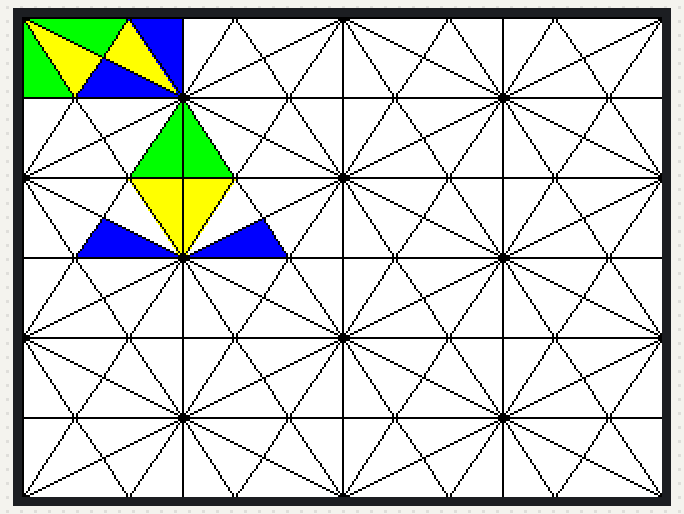
This sketch was run on a simulated Arduino Uno, built with avr-gcc and run on an emulated ATmega328P. On the bench: 320×240 colour display. What the sketch prints to the serial monitor is not drawn.

Above: at 0.6 s.

The sketch:

Ej8_drawHexels.ino
```cpp
#include <SPFD5408_Adafruit_GFX.h>    // Core graphics library
#include <SPFD5408_Adafruit_TFTLCD.h> // Hardware-specific library

//Arduino UNO Pin Definition
#define LCD_CS A3 // Chip Select goes to Analog 3
#define LCD_CD A2 // Command/Data goes to Analog 2
#define LCD_WR A1 // LCD Write goes to Analog 1
#define LCD_RD A0 // LCD Read goes to Analog 0
#define LCD_RESET A4 // Can alternately just connect to Arduino's reset pin

// Assign human-readable names to some common 16-bit color values:
#define  BLACK   0x0000
#define BLUE    0x001F
#define RED     0xF800
#define GREEN   0x07E0
#define CYAN    0x07FF
#define MAGENTA 0xF81F
#define YELLOW  0xFFE0
#define WHITE   0xFFFF

//Declaracion objeto TFT
Adafruit_TFTLCD tft(LCD_CS, LCD_CD, LCD_WR, LCD_RD, LCD_RESET);

//Variables globales de TFT y de malla
int width, height;
  //Numero de filas, columnas, anchura y altura de subpixel
int columns;

void setup() {
  Serial.begin(9600);
  tft.begin(0x9341); // SDFP5408

  tft.setRotation(1);
  tft.fillScreen(WHITE);

  width = tft.width();
  height = tft.height();

  columns = 4;

  drawSubHexel(0,0,GREEN);
  drawSubHexel(1,1,YELLOW);
  drawSubHexel(1,0,GREEN);
  drawSubHexel(0,1,YELLOW);
  drawSubHexel(0,2,BLUE);
  drawSubHexel(1,2,BLUE);

  drawSubHexel(3,2,GREEN);
  drawSubHexel(4,3,YELLOW);
  drawSubHexel(3,3,GREEN);
  drawSubHexel(5,2,BLUE);
  drawSubHexel(4,2,YELLOW);
  drawSubHexel(5,3,BLUE);

  subhexelgrid(columns, BLACK);
}

void loop() {

}

//Esta funcion debe ser capaz de dibujar uno de los triangulos de la mall, especificando la fila y la columna dado por el convenio definido en https://github.com/blascarr/TFTCourse
void drawSubHexel(int row, int col, uint16_t color){
    float w = width/columns;
    float h = height/2;

    //Absolut Displacement width and height
    int d_w=(col)/6;
    int d_h=(row)/6;
    float plus_w,plus_h;
    bool inv, inv_x, inv_y;

    int mode = 0;

    float x1 = 0;
    float x2 = 0;
    float y1 = 0;
    float y2 = 0;
    float x3 = 0;
    float y3 = 0;

      h = w*sqrt(4/3);

      //Desplazamiento entre cuadriculas
      plus_w = (col)/6*2*w;
      plus_h = (row)/4*h;

      if ((col%6) >= 3){
        plus_w = plus_w + w;
      }

      if (row%4 >=2){
        plus_h = plus_h + h/2;
      }

      //Identificación del modo de la cuadricula
      if ((col%6 >= 3)^(row%4 >=2)){
          inv = true;
          //Serial.println("Mode 2");
          if ((2*(col%3)+row%2) <= 2){
            row++;
          }else{
            row--;
          }
      }else{
          inv = false;
          //Serial.println("Mode 1");
      }

      //Identificación de la mitad a la que pertenece
      if ((2*(col%3)+row%2)>=2){
          inv_x = true;

      }else{
          inv_x = false;
      }


      //Inicializacion de la referencia
      x1 = 0;
      x2 = 0;
      //Identificacion del triangulo al que pertenece
      switch ((col%3+2*(row%2))%4){

        //Case for parameters [0,0] & [2,1]
        case 0:
          x2 = w/2;
          y2 = h/4;
          x3 = 2*w/3;
          y3 = 0;

        break;

        //Case for parameters [1,0]
        case 1:
          x2 = w/3;
          y2 = h/2;
          x3 = w/2;
          y3 = h/4;
        break;

        //Case for parameters [0,1] & [2,0]
        case 2:
            x2 = 0;
            y2 = h/2;
            x3 = w/3;
            y3 = h/2;
        break;

        //Case for parameters [1,1]
        case 3:
          x1 = w;
          y1 = h/2;
          x2 = 2*w/3;
          y2 = 0;
          x3 = w/2;
          y3 = h/4;

        break;
      }


      if(inv){
        y1 = h/2 - y1;
        y2 = h/2 - y2;
        y3 = h/2 - y3;
      }

      if(inv_x){
        x1 = w-x1;
        x2 = w-x2;
        x3 = w-x3;
        y1 = h/2-y1;
        y2 = h/2-y2;
        y3 = h/2-y3;
      }

      //Debug
      /*Serial.print("Col, Row: ");
      Serial.print(col%3);
      Serial.print(" : ");
      Serial.println(row%2);
      Serial.print("Punto 1: ");
      Serial.print(x1);
      Serial.print(" , ");
      Serial.println(y1);
      Serial.print("Punto 2: ");
      Serial.print(x2);
      Serial.print(" , ");
      Serial.println(y2);
      Serial.print("Punto 3: ");
      Serial.print(x3);
      Serial.print(" , ");
      Serial.println(y3);
      Serial.println(2*(col%3)+row%2);
      Serial.println((col%3+2*(row%2))%4);*/

      tft.fillTriangle(   x1 + plus_w, y1 + plus_h, x2 + plus_w, y2 + plus_h,   x3 + plus_w, y3 + plus_h, color);
}


void subhexelgrid(int8_t col, uint16_t color){

    //Calculamos cuantos pixeles hay que dibujar de ancho para cada triangulo.
    float w = width/col;

    //Conociendo el ancho de columna, establecemos la altura de cada triangulo con la siguiente formula.
    float h = w*sqrt(4/3);

    //Sabiendo la altura total de la pantalla de cada triangulo, podemos calcular el numero de filas que vamos a dibujar dentro del bucle
    int n_rows = height/h;

    int posx = 0;
    int posy = 0;
    Serial.println(col);
    Serial.println(n_rows);

    for (int i = 0; i < col; i++){
      for (int j = 0; j < n_rows; j++){

        //Control para pintar cada recuadro en su posicion y no dibujar en exceso
        if(!(i%2)) subhexel(w*i, h*j, w, h/2, 1, BLACK);
        if (i%2) subhexel(w*i, h*j, w, h/2, 0, BLACK);
        if (!(i%2)) subhexel(w*i, h*(j+1/2)+h/2, w, h/2, 0, BLACK);
        if (i%2) subhexel(w*i, h*(j+1/2)+h/2, w, h/2, 1, BLACK);

        /*Serial.print("i: ");
        Serial.print(i);
        Serial.print(" j: ");
        Serial.print(j);
        Serial.print(" Module i: ");
        Serial.print(i%2);
        Serial.print(" Module j: ");
        Serial.println(j%2);*/

      }
    }
}

void subhexel(float pos_x, float pos_y, int w , int h, bool sym, uint16_t color){

    float PX[] = {0 + pos_x ,w/3 + pos_x, w/2 + pos_x, 2*w/3 + pos_x, w + pos_x};
    float PY[]= {0 + pos_y, h/2+ pos_y, h+ pos_y};

    if (!sym){

      PY[0] = h + pos_y;
      PY[1] = h/2 + pos_y;
      PY[2] = 0 + pos_y;
    }

    //Vamos a crear 6 subtriangulos dentro de el area determinada

    tft.drawTriangle(   PX[0], PY[0], PX[1], PY[2] , PX[0], PY[2], color);
    tft.drawTriangle(   PX[0], PY[0], PX[2], PY[1] , PX[1], PY[2], color);
    tft.drawTriangle(   PX[0], PY[0], PX[3], PY[0] , PX[2], PY[1], color);

    tft.drawTriangle(   PX[4], PY[2], PX[3], PY[0], PX[4], PY[0] , color);
    tft.drawTriangle(   PX[4], PY[2], PX[2], PY[1], PX[3], PY[0] , color);
    tft.drawTriangle(   PX[4], PY[2], PX[1], PY[2] , PX[2], PY[1] , color);

    //borderCorrection();
}
void borderCorrection(){
  tft.drawFastHLine(-2, -1, width,  BLACK);
  tft.drawFastVLine(-2, -1, height,  BLACK);
  tft.drawFastVLine(-1, -1, height,  BLACK);
}
```
